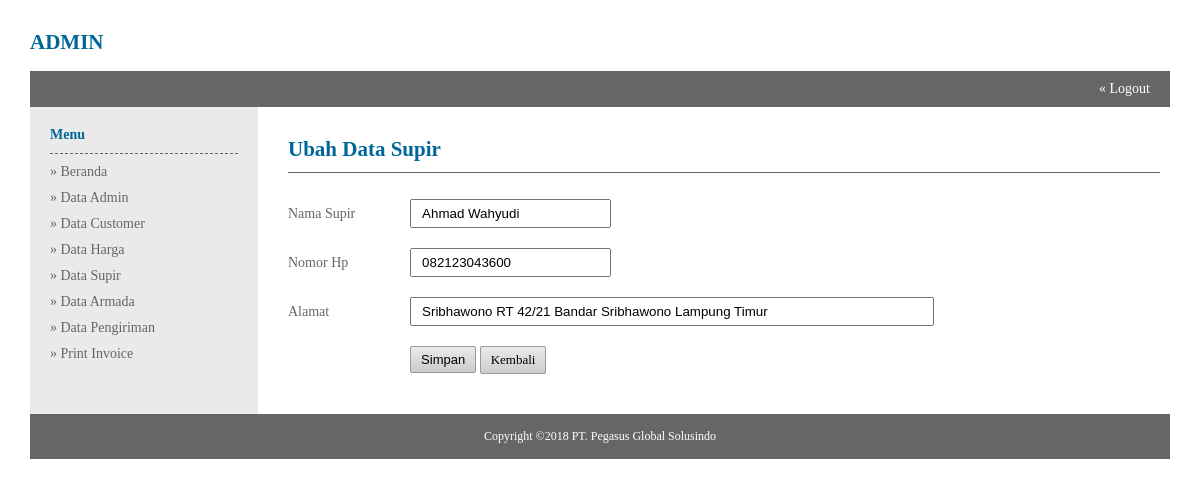
The app's page /admin/index.php?module=Ubah_Supir&id=DR001 (signed in) with its own data.
### tables this page shows
CREATE TABLE `driver` (
  `kd_driver` varchar(50) NOT NULL,
  `nm_lengkap` text NOT NULL,
  `no_hp` varchar(12) NOT NULL,
  `alamat` varchar(100) NOT NULL
);

### admin/ubah_supir.php (the view, shortened to what this page needs)
<table width="100%" border="0">
<tr>
	<td class="judul-halaman"><h2>Ubah Data Supir</h2></td>
</tr>
<tr>
	<td>
    <br/>
    <?php
	$id = $_GET['id'];
	$merk = mysql_query("select * from driver where kd_driver='$id'") or die (mysql_error());
	$data_supir = mysql_fetch_array($merk);
	?>
    <form action="?module=Update_Supir&id=<?php echo $id;?>" method="post">
    <table class="form" width="100%" border="0">
        <tr>
            <td width="14%">Nama Supir</td>
            <td width="86%">
            <input type="text" name="nm_lengkap" value="<?php echo isset($data_supir['nm_lengkap']) ? $data_supir['nm_lengkap']  : false;?>"/>
            </td>
        </tr>
        <tr>
            <td width="14%">Nomor Hp</td>
            <td width="86%">
            <input type="text" name="no_hp" value="<?php echo isset($data_supir['no_hp']) ?  $data_supir['no_hp'] : false;?>"/>
            </td>
        </tr>
        <tr>
            <td width="14%">Alamat</td>
            <td width="86%">
            <input type="text" name="alamat" value="<?php echo isset($data_supir['alamat']) ? $data_supir['alamat'] : false;?>"/>
            </td>
        </tr>
        <tr>
            <td></td>
            <td>
            <input class="button small grey fontB" type="submit" value="Simpan">
            <a class="button small grey fontB" href="?module=Data_Kategori">Kembali</a>
            </td>
        </tr>
    </table>
    </form>
    </td>
</tr>
</table>

### css/style_admin.css (style rules this page uses)
* { margin:0; padding:0; }
body { font-size:14px; font-family:"Myriad Pro"; color:#666; }
table { border-collapse:collapse; border-spacing:0; margin:0 auto; }
h1,h2,h3,h4,h5,h6 { color:#069; }
a { text-decoration:none; color:#666; }
input[type="text"],input[type="password"],input[type="email"],input[type="search"],input[type="number"],input[type="reset"],input[type="date"],select,textarea { padding:5px 10px; }
.form td { padding:10px 0; }
.judul-halaman { padding-bottom:10px; border-bottom:1px solid #666; }
input[name="alamat"] { width: 500px !important; }

### css/button.css (style rules this page uses)
.button { display:inline-block; cursor:pointer; font-size:13px; }
.fontB { color:#000; }
.small { padding:5px 10px; -moz-border-radius:2px; -webkit-border-radius:2px; -o-border-radius:2px; border-radius:2px; }
.grey { background:#EAEAEA; border:1px solid #999; background-image: -moz-linear-gradient(top, #EAEAEA, #CCC); background-image: -webkit-gradient(linear, 0 0, 0 100%, from(#EAEAEA), to(#CCC)); background-image: -webkit-linear-gradient(top, #EAEAEA, #CCC); background-image: -o-linear-gradient(top, #EAEAEA, #CCC); background-image: linear-gradient(to bottom, #EAEAEA, #CCC); filter: progid:DXImageTransform.Microsoft.gradient(startColorstr='#EAEAEA', endColorstr='#CCC'); }

### records on screen
driver: nm_lengkap "Ahmad Wahyudi", no_hp "082123043600", alamat "Sribhawono RT 42/21 Bandar Sribhawono Lampung Timur"
